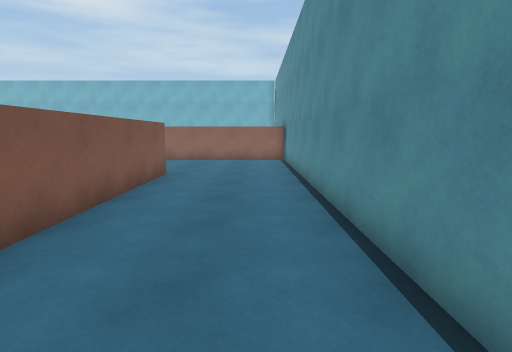
[1] (above)

21 first-person views from a walk through a Unity game level. The camera is 1.4 m above the floor, tilts 8° down and sees 80° across. The floor is counted in squares, 1 m on a side. Each view is taken from the middle of a square. On the plan, view 1 faces up. The plan holds only what a view shows up to about 14 squares ahead; the rest is blank. The place goes on beyond the plan. The player character is not drawn. Surface patterns are stand-ins for the level's own textures.

[2]
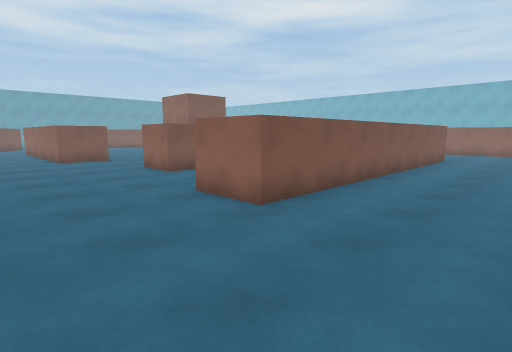

[3]
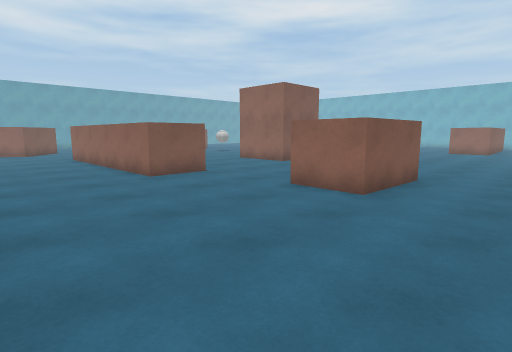

[4]
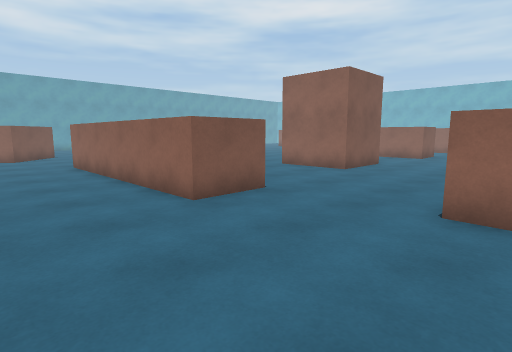

[5]
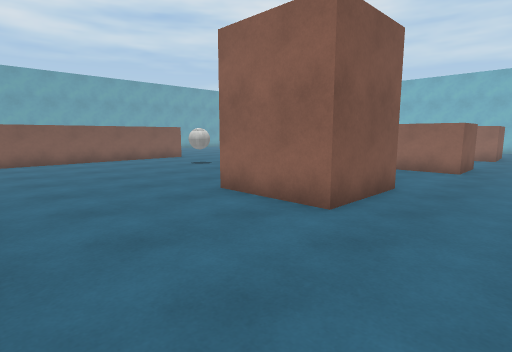

[6]
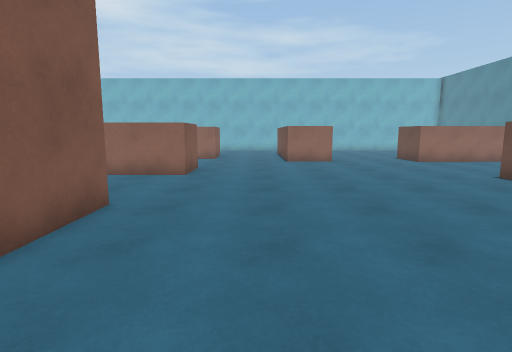

[7]
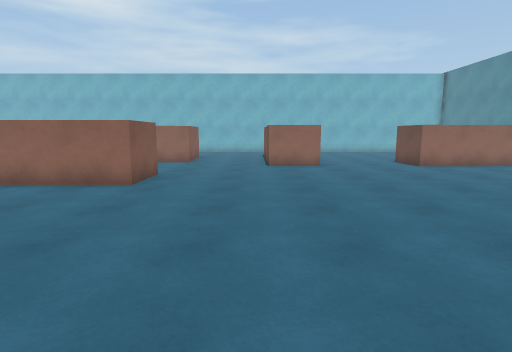

[8]
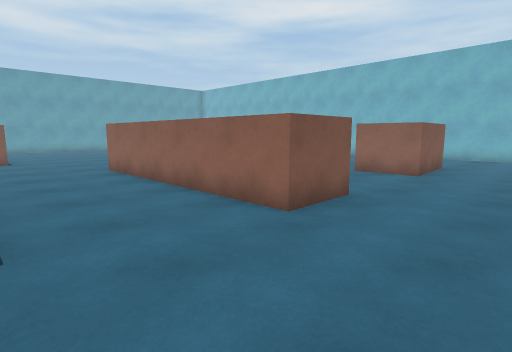

[9]
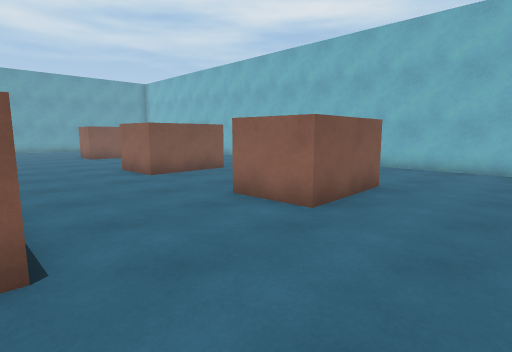

[10]
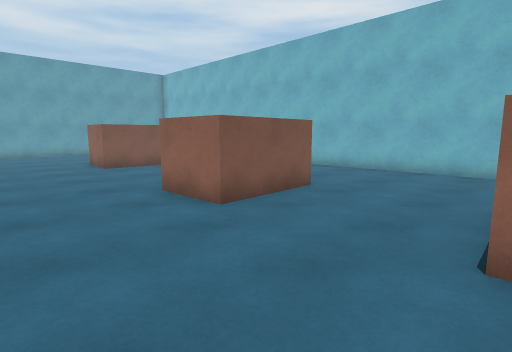

[11]
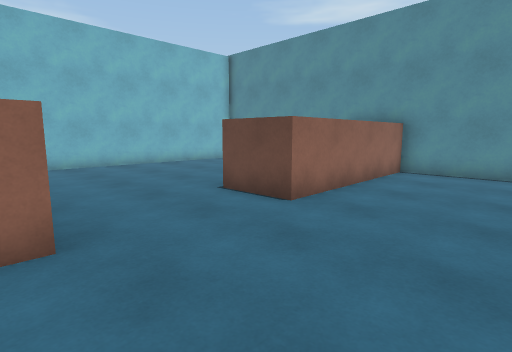

[12]
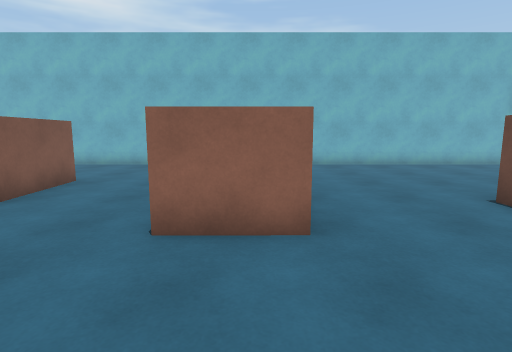

[13]
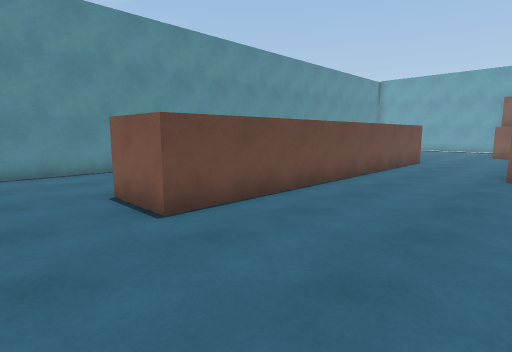

[14]
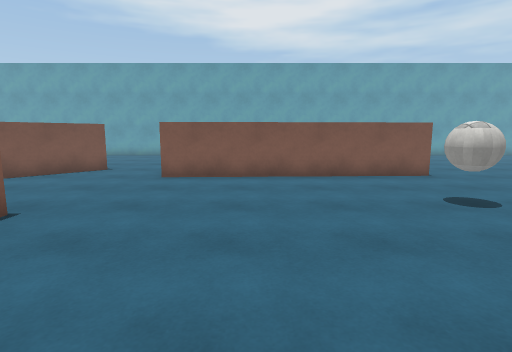

[15]
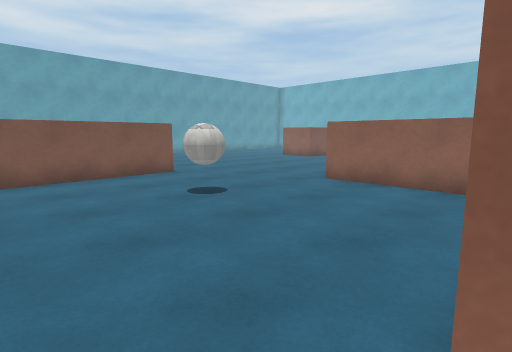

[16]
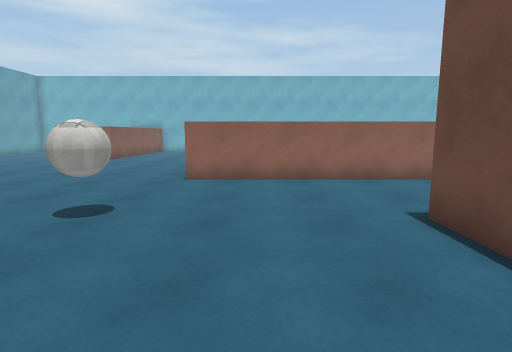

[17]
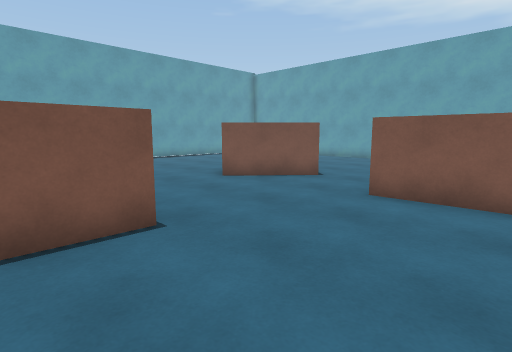

[18]
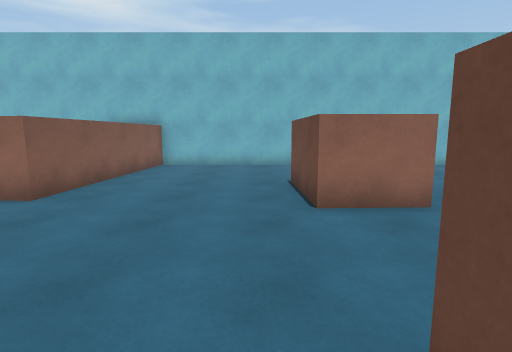

[19]
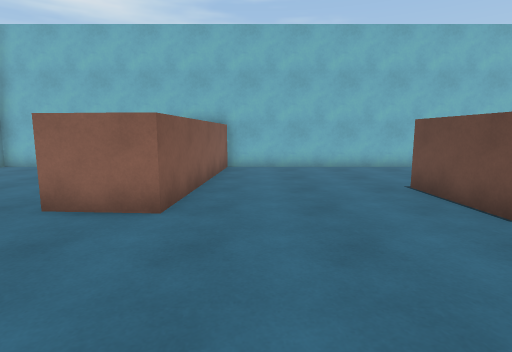

[20]
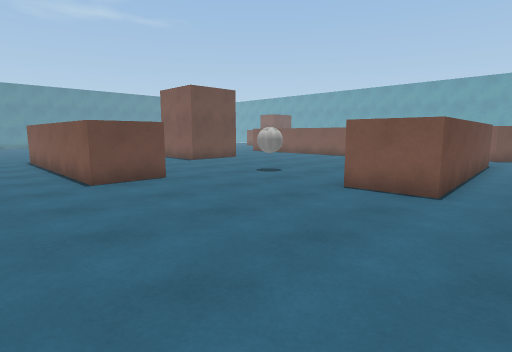

[21]
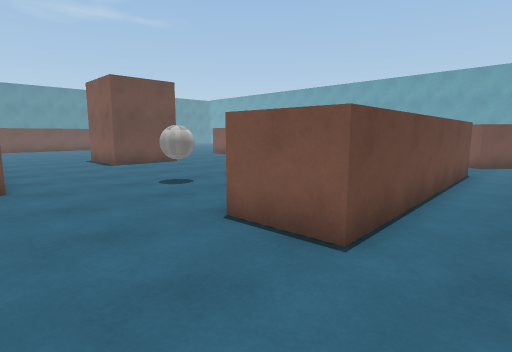

### Floor plan
Key: @ floor where view 1 was taken; # wall or solid block; . floor; = window, fence, low wall or low ledge; ^ raised ledge; B ball.
Columns run from 33 left of view 1 to 2 right of it. Each row starts with its distance up from view 1.
 26     #################     #########
 25     ^................     ........
 24     ^................    ........
 23     #........... ....    ........
 22    ^............ ....    .......
 21    ^......^^.... ^...    ......
 20    ^.....^ ^....  ^..   ^......
 19 .^ ^.....^ ^....  ^...  ^.....
 18 ..^^.....^^^....^^^...  ^...#
 17 ......................^ ^...#
 16 ......................^^=...#^^^^^^#
 15 ...................................#
 14 ...................................#
 13 .........^^^^^^^^^.................#
 12 .........^       ^.................#
 11 .........^^^^^^^^^.................#
 10 ............................^^^....#
  9 ...^........................^ ^....#
  8 ..^ ^...B...................^ ^....#
  7 ..^ ^...B.....####..........^ ^....#
  6 ..###.........#  #..........^ ^....#
  5  .^ ^.........#  #..........^ ^....#
  4  .^ ^.........####..........^ ^....#
  3  .^ ^.................. ....^ ^....#
  2  .^ ^.................  ^...^ ^....#
  1  .^ ^.................  ^...^ ^...
  0  .^ ^.................  ^...^ ^..@
 -1  .........^^  ^^^^....^^^...^ ^....
 -2 .........^       ^..........^ ^....
 -3 ..##.....^^^^^^^^^..........^^.....
 -4 .####..............................
 -5     #..............................
 -6      .. ..........................
 -7    ....     ............... ..... .
 -8    ...               ^^^^^ .
 -9    ...

Where each view was taken, in squares from view 1:
view 1: 0 up, 0 right, facing up
view 2: 7 down, 1 right, facing up-left
view 3: 8 down, 6 left, facing up-left
view 4: 7 down, 10 left, facing up-left
view 5: 1 down, 13 left, facing up-left
view 6: 1 up, 13 left, facing up
view 7: 3 up, 12 left, facing up
view 8: 7 up, 12 left, facing up-left
view 9: 13 up, 12 left, facing up-left
view 10: 14 up, 17 left, facing up-left
view 11: 12 up, 10 left, facing up-right
view 12: 12 up, 10 left, facing up
view 13: 13 up, 10 left, facing down-right
view 14: 3 up, 19 left, facing left
view 15: 3 up, 19 left, facing up-left
view 16: 2 up, 22 left, facing up
view 17: 3 up, 22 left, facing down-left
view 18: 12 up, 25 left, facing up
view 19: 13 up, 28 left, facing up
view 20: 16 up, 33 left, facing down-right
view 21: 12 up, 33 left, facing down-right
